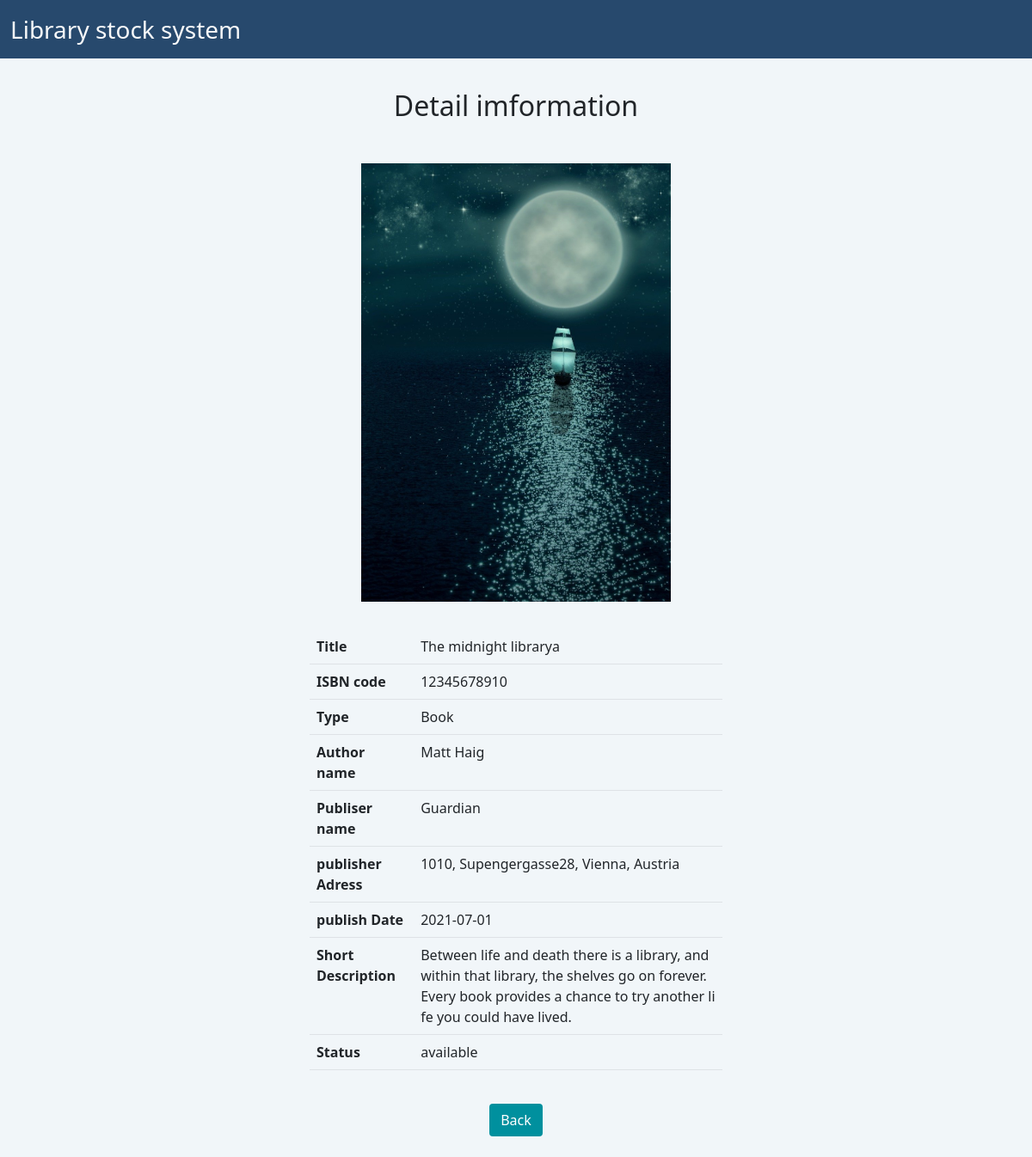
/show.php?id=1, run on the app's committed database.
### tables this page shows
CREATE TABLE `book` (
  `id` int(11) NOT NULL,
  `title` varchar(50) NOT NULL,
  `picture` varchar(255) DEFAULT NULL,
  `ISBNcode` varchar(30) NOT NULL,
  `short_description` varchar(300) NOT NULL,
  `type` varchar(5) NOT NULL,
  `author_first_name` varchar(50) NOT NULL,
  `author_last_name` varchar(50) NOT NULL,
  `publisher_name` varchar(50) NOT NULL,
  `publisher_address` varchar(150) NOT NULL,
  `publish_date` date NOT NULL,
  `status` enum('available','reserved') NOT NULL
);

### show.php (the view, shortened to what this page needs)
<?php
require_once "actions/db_connect.php";
if($_GET['id']) {
    $id = $_GET['id'];
    $sql = "SELECT * FROM book WHERE id = {$id}" ;
    $result = mysqli_query($connect, $sql);
    if (mysqli_num_rows($result) == 1) {
        $data = mysqli_fetch_assoc($result);
        $title = $data["title"];
        $ISBNcode = $data["ISBNcode"];
        $type = $data["type"];
        $author_first_name = $data["author_first_name"];
        $author_last_name = $data["author_last_name"];
        $publisher_name = $data["publisher_name"];
        $publisher_address = $data["publisher_address"];
        $publish_date = date("Y-m-d", strtotime($data['publish_date']));
        $short_description = $data["short_description"];
        $status = $data["status"];
        $picture = $data["picture"];
    } else {
        header("location: error.php");
    }
 } else {
    header("location: error.php");
 }
?>
<!DOCTYPE html>
<html lang="en">
<head>
    <?php require_once  'components/boot.php'?>
</head>
<body>
    <nav class="navbar navbar-expand-lg navbar-light">
        <div class="container-fluid">
            <a class="navbar-brand text-light" href="index.php">Library stock system</a>
        </div>
    </nav>
    <fieldset>
        <legend class='h2 mb-5'>Detail imformation</legend>
        <div class="image">
            <center><img class="mediaImage" src='pictures/<?php echo $picture ?>' alt="<?php echo $title ?>"> </center>
        </div>
        <form action="actions/a_update.php" method="post" enctype="multipart/form-data">
            <table class='table '>
                <tr>
                    <th>Title</th>
                    <td><?php echo $title ?></td>
                </tr>
                <tr>
                    <th>ISBN code</th>
                    <td><?php echo $ISBNcode ?></td>
                </tr>
                <tr>
                    <div class="form-check form-check-inline">
                        <th>Type</th>
                        <td><?php echo $type ?></td>
                    </div>
                </tr>
                <tr>
                    <th>Author name</th>
                    <td><?php echo $author_first_name." ".$author_last_name ?></td>
                </tr>
                <tr>
                    <th>Publiser name</th>
                    <td><?php echo $publisher_name ?></td>
                </tr>
                <tr>
                    <th>publisher Adress</th>
                    <td><?php echo $publisher_address ?></td>
                </tr>
                <tr>
                    <th>publish Date</th>
                    <td><?php echo $publish_date ?></td>
                </tr>
                <tr class="description">
                    <th>Short Description</th>
                    <td><?php echo $short_description ?>
                    </td>
                </tr>
                <tr>
                    <th>Status</th>
                    <td><?php echo $status ?>
                    </td>
                </tr>
            </table>
            <center><a href="index.php"><button class="btn back my-4" type="button">Back</button></a></center>
        </form>
    </fieldset>
</body>
</html>

### components/boot.php (style rules this page uses)
body { background-color: #F1F6F9; font-family:sans-'arial unicode ms'; }

### show.php (style rules this page uses)
.navbar-brand { color: white; font-size: calc(10px + 1.5vw); }
.navbar { position: sticky; top: 0; background-color: #27496D; text-align: center; width: 100%; }
fieldset { margin: auto; margin-top: 3vw; width: 60%; min-width: 300px; }
fieldset .h2 { text-align: center; }
.image img { width: 30vw; min-width: 250px; }
form { width: 40vw; min-width: 300px; overflow: scroll; margin: auto; }
table td { word-break: break-all; }
.back { background-color: #00909E; color: white; }

### data on the page
book: picture (picture), title "The midnight librarya", ISBNcode "12345678910", type "Book", author_first_name "Matt", author_last_name "Haig", publisher_name "Guardian", publisher_address "1010, Supengergasse28, Vienna, Austria", publish_date "2021-07-01", short_description "Between life and death there is a library, and within that library, the shelves go on forever. Every book provides a chance to try another life you could have lived.", status "available"
